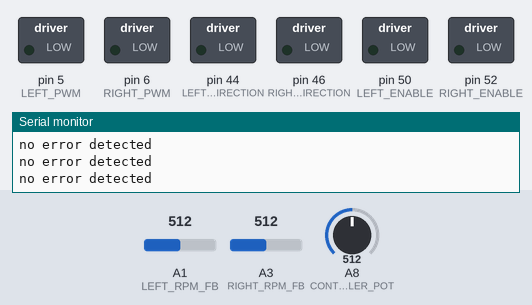
Recording of a sketch running on a simulated Arduino Mega 2560, built with avr-gcc and run on an emulated ATmega2560. Parts: switched loads named in the sketch (green lamp = pin HIGH), the last lines printed to the serial monitor. The inputs (shaded band) are chosen by the test bench; at power-on: A8 (CONTROLLER_POT) = 512, A1 (LEFT_RPM_FB) = 512, A3 (RIGHT_RPM_FB) = 512.

Above: at 1.2 s.
1.3 s: A8 (CONTROLLER_POT) set to 487
At 2.6 s:
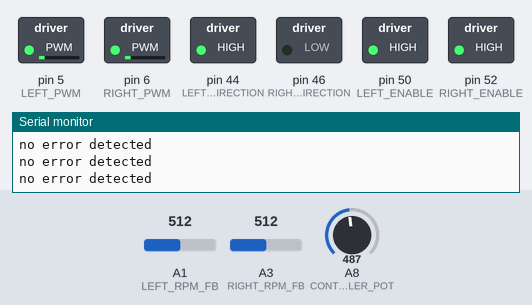
2.9 s: A8 (CONTROLLER_POT) set to 510
At 3.8 s:
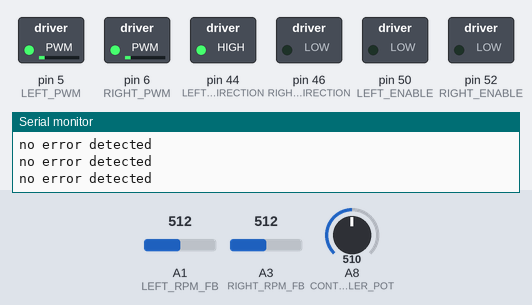
4.4 s: A8 (CONTROLLER_POT) set to 541
At 5.7 s:
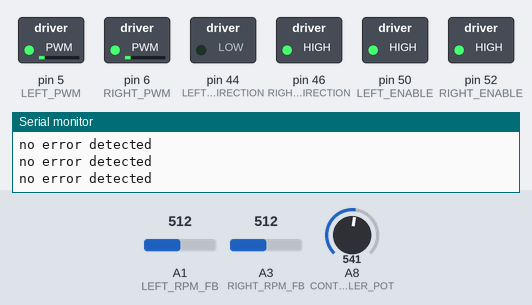
6.0 s: A8 (CONTROLLER_POT) set to 515
At 7.2 s:
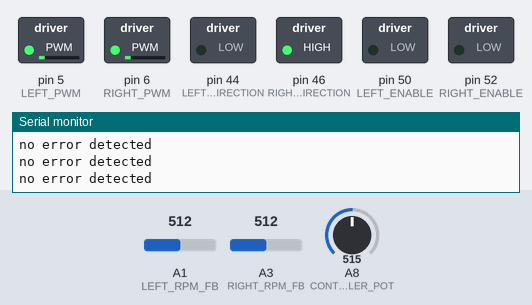
7.5 s: A8 (CONTROLLER_POT) set to 716
At 9.1 s:
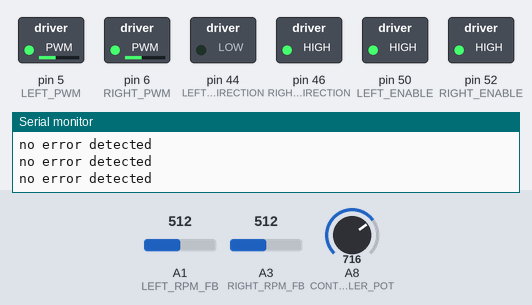
Timing chart, 0 to 10.1 s (numbered marks = the images above; inputs shaded):
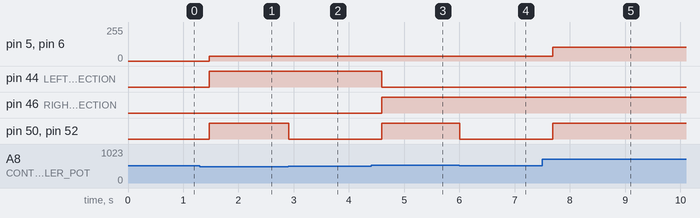

Measured:
- the behaviour switches between 500 and 499 on A8 (CONTROLLER_POT) (found by bisection; images 0 and 1)
- the behaviour switches between 525 and 526 on A8 (CONTROLLER_POT) (found by bisection; images 2 and 3)
- after the input at 1.3 s, pin 5 (LEFT_PWM), pin 6 (RIGHT_PWM): 0/255 → 35/255 after 0.17 s; pin 44 (LEFT_DIRECTION), pin 50 (LEFT_ENABLE), pin 52 (RIGHT_ENABLE): LOW → HIGH after 0.17 s
- after the input at 2.9 s, pin 50 (LEFT_ENABLE), pin 52 (RIGHT_ENABLE): HIGH → LOW at once
- after the input at 4.4 s, pin 44 (LEFT_DIRECTION): HIGH → LOW after 0.19 s; pin 46 (RIGHT_DIRECTION), pin 50 (LEFT_ENABLE), pin 52 (RIGHT_ENABLE): LOW → HIGH after 0.19 s
- after the input at 6.0 s, pin 50 (LEFT_ENABLE), pin 52 (RIGHT_ENABLE): HIGH → LOW at once
- after the input at 7.5 s, pin 5 (LEFT_PWM), pin 6 (RIGHT_PWM): 35/255 → 105/255 after 0.19 s; pin 50 (LEFT_ENABLE), pin 52 (RIGHT_ENABLE): LOW → HIGH after 0.19 s

The sketch:

feedback_driving.ino
```cpp
#define RIGHT_PWM 6
#define LEFT_PWM 5
#define RIGHT_ENABLE 52
#define LEFT_ENABLE 50
#define RIGHT_DIRECTION 46
#define LEFT_DIRECTION 44
#define RIGHT_RPM_FB A3 //fb = feedback
#define LEFT_RPM_FB A1 //fb = feedback
#define RIGHT_AMPS_FB A4 //fb = feedback
#define LEFT_AMPS_FB A0 //fb = feedback
#define CONTROLLER_POT A8
#define CW HIGH //clockwise
#define CCW LOW //counter-clockwise
#define ERROR_STATE 40

int control_pot_value = 0;
bool in_error_state = false;
bool right_enable = false;
bool left_enable = false;

void setup() {
  set_pin_modes();
  Serial.begin(9600);
}

void loop() {
  if (in_error_state) cycle_enable_pin();
  update_control_pot_value();
  drive_motors();
  delay(10);
  check_for_error_state();
}

void check_for_error_state() {
  if (left_enable && get_abs_RPM(LEFT_RPM_FB) < 40) in_error_state = true;
  else if (right_enable && get_abs_RPM(RIGHT_RPM_FB) < 40) in_error_state = true;
  else Serial.println("no error detected");
}

void cycle_enable_pin() {
  Serial.println("error detected");
  digitalWrite(RIGHT_ENABLE,LOW);
  digitalWrite(LEFT_ENABLE,LOW);
  delay(250);
  digitalWrite(RIGHT_ENABLE,HIGH);
  digitalWrite(LEFT_ENABLE,HIGH);
  delay(250);
  in_error_state = false;
  Serial.println("error state cleared");
}

float get_abs_RPM(int pin) {
  float result = map(analogRead(pin),0,1023,-6000,9000);
  if (result >= 0) return result;
  return result * -1;
}


void drive_motors() {
  if (control_pot_value < 500) {
    digitalWrite(RIGHT_DIRECTION, CCW);
    digitalWrite(LEFT_DIRECTION, CW);
    analogWrite(RIGHT_PWM, map(control_pot_value,0,499,227,30));
    analogWrite(LEFT_PWM, map(control_pot_value,0,499,227,30));
    digitalWrite(RIGHT_ENABLE, HIGH);
    digitalWrite(LEFT_ENABLE, HIGH);
    right_enable = true;
    left_enable = true;
  } else if (control_pot_value > 525) {
    digitalWrite(RIGHT_DIRECTION, CW);
    digitalWrite(LEFT_DIRECTION, CCW);
    analogWrite(RIGHT_PWM, map(control_pot_value,526,1023,30,227));
    analogWrite(LEFT_PWM, map(control_pot_value,526,1023,30,227));
    digitalWrite(RIGHT_ENABLE, HIGH);
    digitalWrite(LEFT_ENABLE, HIGH);
    right_enable = true;
    left_enable = true;
  } else {
    digitalWrite(RIGHT_ENABLE, LOW);
    digitalWrite(LEFT_ENABLE, LOW);
    right_enable = false;
    left_enable = false;
    delay(200);//this delay prevents the motors reversing direction too quickly and prevents damage.
  }
}

void update_control_pot_value() {
  control_pot_value = analogRead(CONTROLLER_POT); //0-1023
}

void set_pin_modes() {
  pinMode(RIGHT_PWM, OUTPUT);
  pinMode(LEFT_PWM, OUTPUT);
  pinMode(RIGHT_ENABLE, OUTPUT);
  pinMode(LEFT_ENABLE, OUTPUT);
  pinMode(RIGHT_DIRECTION, OUTPUT);
  pinMode(LEFT_DIRECTION, OUTPUT);
  pinMode(RIGHT_RPM_FB, INPUT);
  pinMode(LEFT_RPM_FB, INPUT);
  pinMode(RIGHT_AMPS_FB, INPUT);
  pinMode(LEFT_AMPS_FB, INPUT);
  pinMode(CONTROLLER_POT, INPUT);
  pinMode(ERROR_STATE, INPUT);
}
```
